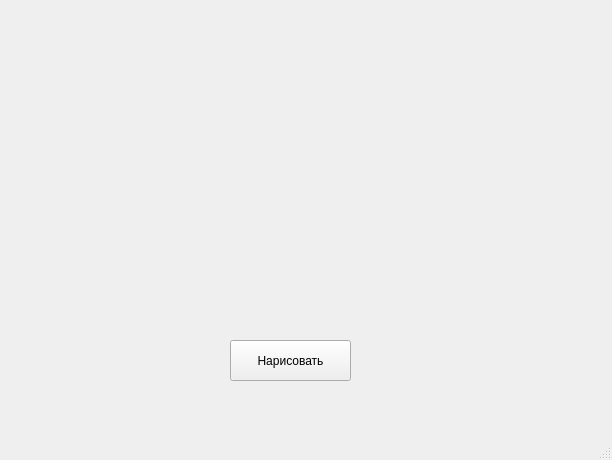
<?xml version="1.0" encoding="UTF-8"?>
<ui version="4.0">
 <class>MainWindow</class>
 <widget class="QMainWindow" name="MainWindow">
  <property name="geometry">
   <rect>
    <x>0</x>
    <y>0</y>
    <width>612</width>
    <height>460</height>
   </rect>
  </property>
  <property name="windowTitle">
   <string>MainWindow</string>
  </property>
  <widget class="QWidget" name="centralwidget">
   <widget class="QPushButton" name="pushButton">
    <property name="geometry">
     <rect>
      <x>230</x>
      <y>340</y>
      <width>121</width>
      <height>41</height>
     </rect>
    </property>
    <property name="toolTip">
     <string>&lt;html&gt;&lt;head/&gt;&lt;body&gt;&lt;p&gt;&lt;span style=&quot; font-size:12pt;&quot;&gt;Нарисовать&lt;/span&gt;&lt;/p&gt;&lt;/body&gt;&lt;/html&gt;</string>
    </property>
    <property name="text">
     <string>Нарисовать</string>
    </property>
   </widget>
  </widget>
  <widget class="QStatusBar" name="statusbar"/>
 </widget>
 <resources/>
 <connections/>
</ui>
